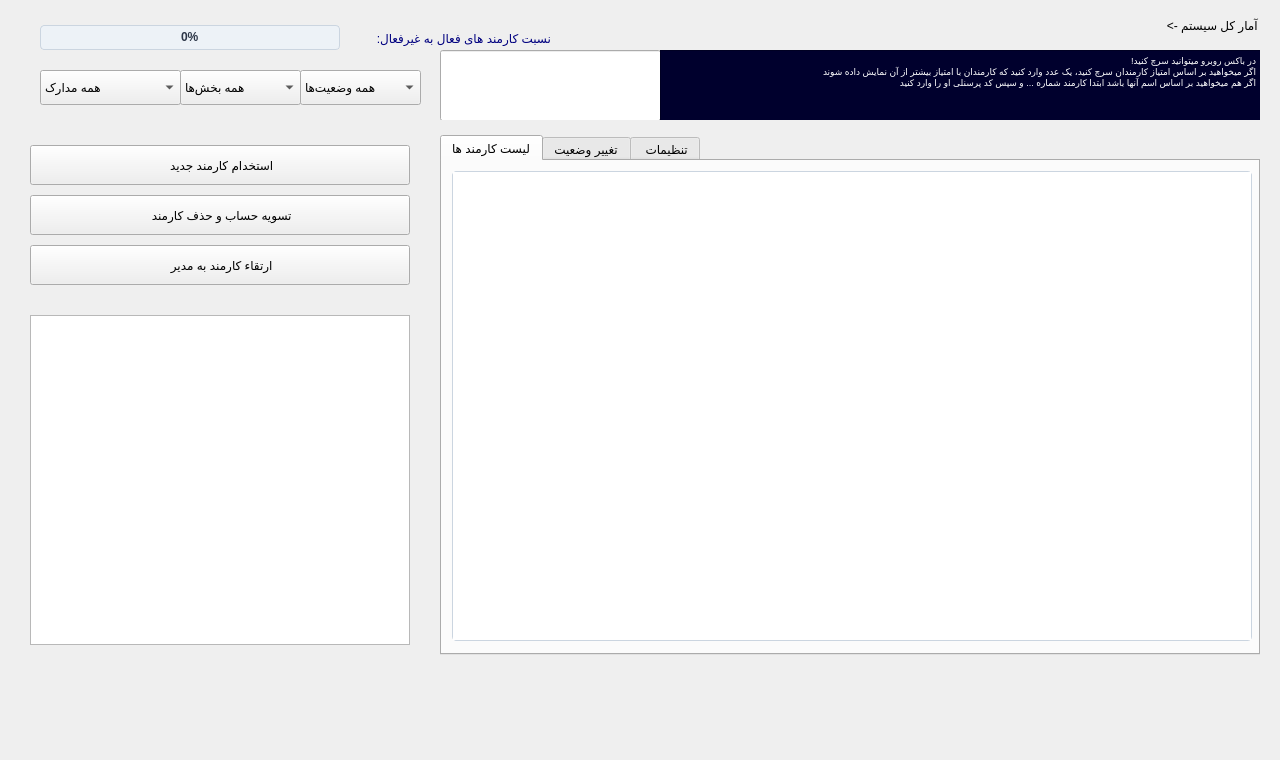
<?xml version="1.0" encoding="UTF-8"?>
<ui version="4.0">
 <class>MainWindow</class>
 <widget class="QMainWindow" name="MainWindow">
  <property name="geometry">
   <rect>
    <x>0</x>
    <y>0</y>
    <width>1280</width>
    <height>760</height>
   </rect>
  </property>
  <property name="windowTitle">
   <string>سامانه مدیریت پیشرفته پرسنل</string>
  </property>
  <property name="styleSheet">
   <string notr="true">QTableWidget { gridline-color: #edf2f7; border: 1px solid #cbd5e0; border-radius: 4px; }
QProgressBar { background-color: #edf2f7; border: 1px solid #cbd5e0; border-radius: 4px; text-align: center; color: #2d3748; font-weight: bold; }
QProgressBar::chunk { background-color: #319795; border-radius: 3px; }</string>
  </property>
  <widget class="QWidget" name="centralwidget">
   <widget class="QWidget" name="Filterwidget" native="true">
    <property name="geometry">
     <rect>
      <x>20</x>
      <y>10</y>
      <width>1240</width>
      <height>110</height>
     </rect>
    </property>
    <widget class="QLabel" name="Amar">
     <property name="geometry">
      <rect>
       <x>350</x>
       <y>-20</y>
       <width>891</width>
       <height>71</height>
      </rect>
     </property>
     <property name="styleSheet">
      <string notr="true">font: 75 24pt &quot;MS Shell Dlg 2&quot;;
font: 75 12pt &quot;MS Shell Dlg 2&quot;;</string>
     </property>
     <property name="text">
      <string> آمار کل سیستم -&gt;</string>
     </property>
    </widget>
    <widget class="QProgressBar" name="Nesbat">
     <property name="geometry">
      <rect>
       <x>20</x>
       <y>15</y>
       <width>300</width>
       <height>25</height>
      </rect>
     </property>
     <property name="value">
      <number>0</number>
     </property>
    </widget>
    <widget class="QLineEdit" name="Search">
     <property name="geometry">
      <rect>
       <x>420</x>
       <y>40</y>
       <width>221</width>
       <height>71</height>
      </rect>
     </property>
    </widget>
    <widget class="QComboBox" name="BoxVaz">
     <property name="geometry">
      <rect>
       <x>280</x>
       <y>60</y>
       <width>121</width>
       <height>35</height>
      </rect>
     </property>
     <item>
      <property name="text">
       <string>همه وضعیت‌ها</string>
      </property>
     </item>
     <item>
      <property name="text">
       <string>فعال</string>
      </property>
     </item>
     <item>
      <property name="text">
       <string>مرخصی</string>
      </property>
     </item>
     <item>
      <property name="text">
       <string>دورکار</string>
      </property>
     </item>
     <item>
      <property name="text">
       <string>پاره وقت</string>
      </property>
     </item>
     <item>
      <property name="text">
       <string>تعلیق شده</string>
      </property>
     </item>
    </widget>
    <widget class="QComboBox" name="BoxBakhsh">
     <property name="geometry">
      <rect>
       <x>160</x>
       <y>60</y>
       <width>121</width>
       <height>35</height>
      </rect>
     </property>
     <item>
      <property name="text">
       <string>همه بخش‌ها</string>
      </property>
     </item>
     <item>
      <property name="text">
       <string>بخش مهندسی</string>
      </property>
     </item>
     <item>
      <property name="text">
       <string>بخش اداری</string>
      </property>
     </item>
     <item>
      <property name="text">
       <string>بخش فروش</string>
      </property>
     </item>
     <item>
      <property name="text">
       <string>بخش مالی</string>
      </property>
     </item>
    </widget>
    <widget class="QComboBox" name="BoxMadrak">
     <property name="geometry">
      <rect>
       <x>20</x>
       <y>60</y>
       <width>141</width>
       <height>35</height>
      </rect>
     </property>
     <item>
      <property name="text">
       <string>همه مدارک</string>
      </property>
     </item>
     <item>
      <property name="text">
       <string>دیپلم</string>
      </property>
     </item>
     <item>
      <property name="text">
       <string>فوق دیپلم</string>
      </property>
     </item>
     <item>
      <property name="text">
       <string>لیسانس</string>
      </property>
     </item>
     <item>
      <property name="text">
       <string>فوق لیسانس</string>
      </property>
     </item>
    </widget>
    <widget class="QLabel" name="Neesbat">
     <property name="geometry">
      <rect>
       <x>330</x>
       <y>20</y>
       <width>201</width>
       <height>16</height>
      </rect>
     </property>
     <property name="styleSheet">
      <string notr="true">color: rgb(0, 0, 127);
font: 75 12pt &quot;MS Shell Dlg 2&quot;;
font: 75 8pt &quot;MS Shell Dlg 2&quot;;</string>
     </property>
     <property name="text">
      <string>نسبت کارمند های فعال به غیرفعال:</string>
     </property>
    </widget>
    <widget class="QTextEdit" name="SearchRahnama">
     <property name="geometry">
      <rect>
       <x>640</x>
       <y>40</y>
       <width>601</width>
       <height>71</height>
      </rect>
     </property>
     <property name="styleSheet">
      <string notr="true">background-color: rgb(0, 0, 45);
color: rgb(255, 255, 255);</string>
     </property>
     <property name="html">
      <string>&lt;!DOCTYPE HTML PUBLIC &quot;-//W3C//DTD HTML 4.0//EN&quot; &quot;http://www.w3.org/TR/REC-html40/strict.dtd&quot;&gt;
&lt;html&gt;&lt;head&gt;&lt;meta name=&quot;qrichtext&quot; content=&quot;1&quot; /&gt;&lt;style type=&quot;text/css&quot;&gt;
p, li { white-space: pre-wrap; }
&lt;/style&gt;&lt;/head&gt;&lt;body style=&quot; font-family:'MS Shell Dlg 2'; font-size:7.8pt; font-weight:400; font-style:normal;&quot;&gt;
&lt;p align=&quot;right&quot; style=&quot; margin-top:0px; margin-bottom:0px; margin-left:0px; margin-right:0px; -qt-block-indent:0; text-indent:0px;&quot;&gt;&lt;span style=&quot; font-family:'MS Shell Dlg 2'; font-size:7pt;&quot;&gt;در باکس روبرو میتوانید سرچ کنید!&lt;br /&gt;اگر میخواهید بر اساس امتیاز کارمندان سرچ کنید، یک عدد وارد کنید که کارمندان با امتیاز بیشتر از آن نمایش داده شوند&lt;br /&gt;اگر هم میخواهید بر اساس اسم آنها باشد ابتدا کارمند شماره ... و سپس کد پرسنلی او را وارد کنید&lt;/span&gt;&lt;/p&gt;
&lt;p align=&quot;right&quot; style=&quot;-qt-paragraph-type:empty; margin-top:0px; margin-bottom:0px; margin-left:0px; margin-right:0px; -qt-block-indent:0; text-indent:0px; font-family:'MS Shell Dlg 2'; font-size:7pt;&quot;&gt;&lt;br /&gt;&lt;/p&gt;&lt;/body&gt;&lt;/html&gt;</string>
     </property>
    </widget>
   </widget>
   <widget class="QWidget" name="verticalWidget" native="true">
    <property name="geometry">
     <rect>
      <x>440</x>
      <y>135</y>
      <width>820</width>
      <height>520</height>
     </rect>
    </property>
    <widget class="QTabWidget" name="tabWidget">
     <property name="geometry">
      <rect>
       <x>0</x>
       <y>0</y>
       <width>820</width>
       <height>520</height>
      </rect>
     </property>
     <property name="currentIndex">
      <number>0</number>
     </property>
     <widget class="QWidget" name="tab1">
      <attribute name="title">
       <string>لیست کارمند ها</string>
      </attribute>
      <widget class="QTableWidget" name="MainTable">
       <property name="geometry">
        <rect>
         <x>10</x>
         <y>10</y>
         <width>800</width>
         <height>470</height>
        </rect>
       </property>
      </widget>
     </widget>
     <widget class="QWidget" name="tab_2">
      <attribute name="title">
       <string>تغییر وضعیت</string>
      </attribute>
      <widget class="QLabel" name="Name">
       <property name="geometry">
        <rect>
         <x>570</x>
         <y>30</y>
         <width>120</width>
         <height>25</height>
        </rect>
       </property>
       <property name="text">
        <string> نام کارمند:</string>
       </property>
      </widget>
      <widget class="QLineEdit" name="EditEsm">
       <property name="geometry">
        <rect>
         <x>150</x>
         <y>30</y>
         <width>400</width>
         <height>30</height>
        </rect>
       </property>
      </widget>
      <widget class="QLabel" name="Bakhsh">
       <property name="geometry">
        <rect>
         <x>580</x>
         <y>80</y>
         <width>120</width>
         <height>25</height>
        </rect>
       </property>
       <property name="text">
        <string> بخش :</string>
       </property>
      </widget>
      <widget class="QComboBox" name="EditBakhsh">
       <property name="geometry">
        <rect>
         <x>150</x>
         <y>80</y>
         <width>400</width>
         <height>30</height>
        </rect>
       </property>
       <item>
        <property name="text">
         <string>بخش مهندسی</string>
        </property>
       </item>
       <item>
        <property name="text">
         <string>بخش اداری</string>
        </property>
       </item>
       <item>
        <property name="text">
         <string>بخش فروش</string>
        </property>
       </item>
       <item>
        <property name="text">
         <string>بخش مالی</string>
        </property>
       </item>
      </widget>
      <widget class="QLabel" name="Mdrk">
       <property name="geometry">
        <rect>
         <x>580</x>
         <y>140</y>
         <width>120</width>
         <height>25</height>
        </rect>
       </property>
       <property name="text">
        <string> مدرک تحصیلی:</string>
       </property>
      </widget>
      <widget class="QComboBox" name="EditMadrak">
       <property name="geometry">
        <rect>
         <x>150</x>
         <y>130</y>
         <width>400</width>
         <height>30</height>
        </rect>
       </property>
       <item>
        <property name="text">
         <string>دیپلم</string>
        </property>
       </item>
       <item>
        <property name="text">
         <string>فوق دیپلم</string>
        </property>
       </item>
       <item>
        <property name="text">
         <string>لیسانس</string>
        </property>
       </item>
       <item>
        <property name="text">
         <string>فوق لیسانس</string>
        </property>
       </item>
      </widget>
      <widget class="QLabel" name="Vaz">
       <property name="geometry">
        <rect>
         <x>600</x>
         <y>190</y>
         <width>120</width>
         <height>25</height>
        </rect>
       </property>
       <property name="text">
        <string>وضعیت:</string>
       </property>
      </widget>
      <widget class="QComboBox" name="EditVaz">
       <property name="geometry">
        <rect>
         <x>150</x>
         <y>180</y>
         <width>400</width>
         <height>30</height>
        </rect>
       </property>
       <item>
        <property name="text">
         <string>فعال</string>
        </property>
       </item>
       <item>
        <property name="text">
         <string>مرخصی</string>
        </property>
       </item>
       <item>
        <property name="text">
         <string>دورکار</string>
        </property>
       </item>
       <item>
        <property name="text">
         <string>پاره وقت</string>
        </property>
       </item>
       <item>
        <property name="text">
         <string>تعلیق شده</string>
        </property>
       </item>
      </widget>
      <widget class="QPushButton" name="EditsaveBtn">
       <property name="geometry">
        <rect>
         <x>150</x>
         <y>240</y>
         <width>400</width>
         <height>40</height>
        </rect>
       </property>
       <property name="text">
        <string>💾 </string>
       </property>
      </widget>
     </widget>
     <widget class="QWidget" name="tab3">
      <attribute name="title">
       <string> تنظیمات</string>
      </attribute>
      <widget class="QPushButton" name="ClearBtn">
       <property name="geometry">
        <rect>
         <x>30</x>
         <y>30</y>
         <width>300</width>
         <height>40</height>
        </rect>
       </property>
       <property name="text">
        <string> پاکسازی لاگ فعالیت</string>
       </property>
      </widget>
      <widget class="QPushButton" name="ResetBtn">
       <property name="geometry">
        <rect>
         <x>30</x>
         <y>90</y>
         <width>300</width>
         <height>40</height>
        </rect>
       </property>
       <property name="text">
        <string>ریست تمام داده ها</string>
       </property>
      </widget>
     </widget>
    </widget>
   </widget>
   <widget class="QWidget" name="LeftPanelWidget" native="true">
    <property name="geometry">
     <rect>
      <x>20</x>
      <y>135</y>
      <width>400</width>
      <height>520</height>
     </rect>
    </property>
    <widget class="QPushButton" name="AddBtn">
     <property name="geometry">
      <rect>
       <x>10</x>
       <y>10</y>
       <width>380</width>
       <height>40</height>
      </rect>
     </property>
     <property name="text">
      <string> استخدام کارمند جدید</string>
     </property>
    </widget>
    <widget class="QPushButton" name="DeletBtn">
     <property name="geometry">
      <rect>
       <x>10</x>
       <y>60</y>
       <width>380</width>
       <height>40</height>
      </rect>
     </property>
     <property name="text">
      <string> تسویه حساب و حذف کارمند</string>
     </property>
    </widget>
    <widget class="QPushButton" name="ErteghaBtn">
     <property name="geometry">
      <rect>
       <x>10</x>
       <y>110</y>
       <width>380</width>
       <height>40</height>
      </rect>
     </property>
     <property name="text">
      <string> ارتقاء کارمند به مدیر</string>
     </property>
    </widget>
    <widget class="QTextEdit" name="Show">
     <property name="geometry">
      <rect>
       <x>10</x>
       <y>180</y>
       <width>380</width>
       <height>330</height>
      </rect>
     </property>
     <property name="readOnly">
      <bool>true</bool>
     </property>
    </widget>
   </widget>
  </widget>
 </widget>
 <resources/>
 <connections/>
</ui>
